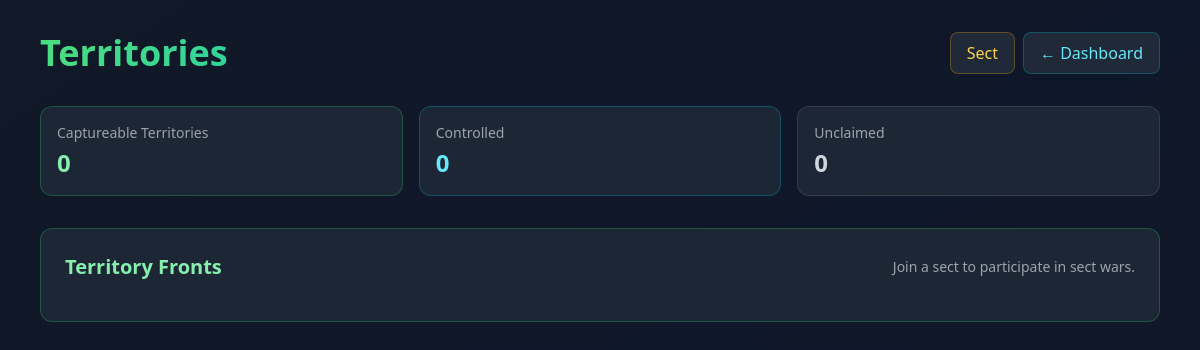
The app's page /pages/territories.php (signed in), older data.
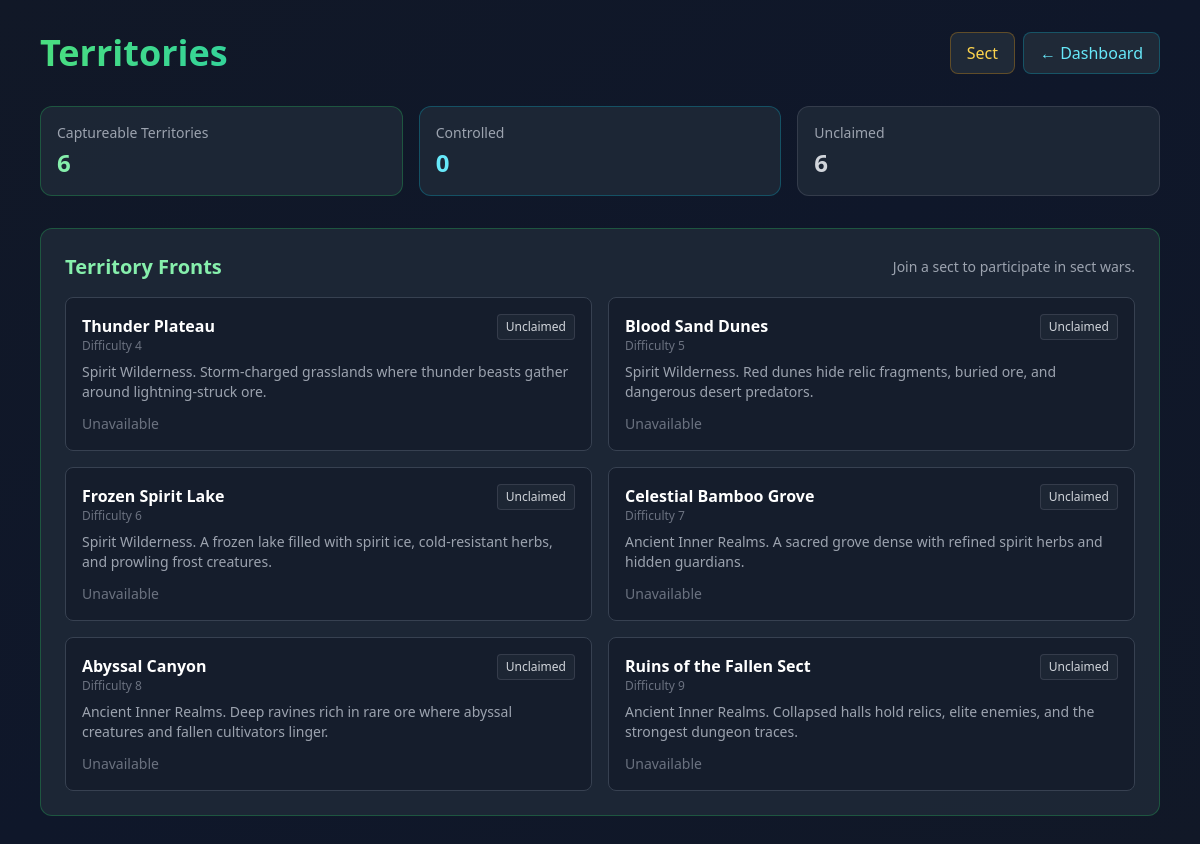
The same page, newer data.
### tables this page shows
CREATE TABLE IF NOT EXISTS sect_territories (
    id INT UNSIGNED AUTO_INCREMENT PRIMARY KEY,
    region_id INT UNSIGNED NOT NULL,
    owner_sect_id INT UNSIGNED NULL DEFAULT NULL,
    captured_at DATETIME NULL DEFAULT NULL,
    created_at DATETIME NOT NULL DEFAULT CURRENT_TIMESTAMP,
    UNIQUE KEY uk_region (region_id),
    INDEX idx_owner (owner_sect_id),
    FOREIGN KEY (region_id) REFERENCES world_regions(id) ON DELETE CASCADE,
    FOREIGN KEY (owner_sect_id) REFERENCES sects(id) ON DELETE SET NULL
);

CREATE TABLE IF NOT EXISTS world_regions (
    id INT UNSIGNED AUTO_INCREMENT PRIMARY KEY,
    name VARCHAR(100) NOT NULL,
    difficulty INT UNSIGNED NOT NULL DEFAULT 1,
    description TEXT,
    min_realm_id INT UNSIGNED NOT NULL DEFAULT 1,
    resource_type VARCHAR(100) NOT NULL DEFAULT 'Mixed Resources',
    exploration_encounters TEXT,
    hidden_dungeon_chance DECIMAL(5,2) NOT NULL DEFAULT 1.00,
    can_be_captured TINYINT(1) NOT NULL DEFAULT 0,
    INDEX idx_min_realm (min_realm_id),
    INDEX idx_difficulty (difficulty),
    INDEX idx_captureable (can_be_captured)
);

### services/SectWarService.php (called while the page is built, shortened)
<?php
require_once __DIR__ . '/SectService.php';
class SectWarService
{
    public function getTerritoriesOverview(?int $userId = null): array
    {
        $mySectId = $this->getUserSectId($userId);
        try {
            $db = Database::getConnection();
            $stmt = $db->query("
                SELECT t.id, t.region_id, t.owner_sect_id, t.captured_at,
                       r.name AS region_name, r.description, r.difficulty, r.min_realm_id, r.can_be_captured,
                       owner.name AS owner_sect_name,
                       w.id AS active_war_id, w.attacker_sect_id, w.defender_sect_id, w.start_time, w.end_time,
                       w.crystal_max_hp, w.crystal_current_hp,
                       attacker.name AS attacker_sect_name,
                       defender.name AS defender_sect_name
                FROM sect_territories t
                JOIN world_regions r ON r.id = t.region_id
                LEFT JOIN sects owner ON owner.id = t.owner_sect_id
                LEFT JOIN sect_wars w ON w.territory_id = t.id AND w.status = 'active'
                LEFT JOIN sects attacker ON attacker.id = w.attacker_sect_id
                LEFT JOIN sects defender ON defender.id = w.defender_sect_id
                WHERE COALESCE(r.can_be_captured, 0) = 1
                ORDER BY r.difficulty ASC, r.id ASC
            ");
            $rows = $stmt->fetchAll(PDO::FETCH_ASSOC) ?: [];
            foreach ($rows as &$row) {
                $row['is_owned_by_my_sect'] = $mySectId !== null && (int)($row['owner_sect_id'] ?? 0) === $mySectId;
                $row['my_sect_can_challenge'] = $mySectId !== null
                    && (int)($row['active_war_id'] ?? 0) === 0
                    && (int)($row['owner_sect_id'] ?? 0) !== $mySectId;
            }
            return $rows;
        } catch (PDOException $e) {
            error_log("SectWarService::getTerritoriesOverview " . $e->getMessage());
            return [];
        }
    }
    public function getActiveWarForUser(int $userId): ?array
    {
        $this->finalizeCompletedWars();
        $sectId = $this->getUserSectId($userId);
        if ($sectId === null) {
            return null;
        }
    }
    private function finalizeCompletedWars(): void
    {
        try {
            $db = Database::getConnection();
            $now = date('Y-m-d H:i:s');
            $stmt = $db->prepare("
                SELECT id
                FROM sect_wars
                WHERE status = 'active' AND (crystal_current_hp <= 0 OR end_time <= ?)
            ");
            $stmt->execute([$now]);
            $warIds = $stmt->fetchAll(PDO::FETCH_COLUMN) ?: [];
        } catch (PDOException $e) {
            if (isset($db) && $db->inTransaction()) {
                $db->rollBack();
            }
            error_log("SectWarService::finalizeCompletedWars " . $e->getMessage());
        }
    }
    private function getUserSectId(?int $userId): ?int
    {
        $sect = (new SectService())->getSectByUserId($userId);
        return $sect ? (int)$sect['id'] : null;
    }
    private function calculatePercent(int $current, int $max): int
    {
        if ($max <= 0) {
            return 0;
        }
        return min(100, (int)round(($current / $max) * 100));
    }
}

### services/SectService.php (called while the page is built, shortened)
<?php
class SectService
{
    public function getSectByUserId(int $userId): ?array
    {
        try {
            $db = Database::getConnection();
            $stmt = $db->prepare("
                SELECT s.id, s.name, s.leader_user_id, s.tier, s.sect_exp, s.created_at,
                       m.rank
                FROM sect_members m
                JOIN sects s ON s.id = m.sect_id
                WHERE m.user_id = ?
                LIMIT 1
            ");
            $stmt->execute([$userId]);
            $row = $stmt->fetch(PDO::FETCH_ASSOC);
            if (!$row) {
                return null;
            }
            $tier = (string)$row['tier'];
            $rank = (string)($row['rank'] ?? 'outer_disciple');
            $row['role'] = $rank;
            $row['tier_bonuses'] = self::TIER_BONUSES[$tier] ?? self::TIER_BONUSES['third'];
            $row['rank_bonuses'] = self::RANK_BONUSES[$rank] ?? self::RANK_BONUSES['outer_disciple'];
            $baseBonuses = (new SectBaseService())->getPassiveBonusesForSect((int)$row['id']);
            $row['base_bonuses'] = $baseBonuses;
            $row['bonuses'] = $this->mergeBonuses($this->mergeBonuses($row['tier_bonuses'], $row['rank_bonuses']), $baseBonuses);
            $row['member_count'] = $this->getMemberCount($db, (int)$row['id']);
            return $row;
        } catch (PDOException $e) {
            error_log("SectService::getSectByUserId " . $e->getMessage());
            return null;
        }
    }
}

### pages/territories.php (the view, shortened to what the changed rows need)
<?php
require_once dirname(__DIR__) . '/core/SessionHelper.php';
require_once dirname(__DIR__) . '/services/SectService.php';
require_once dirname(__DIR__) . '/services/SectWarService.php';
$userId = SessionHelper::requireLoggedIn();
$sectService = new SectService();
$warService = new SectWarService();
$mySect = $sectService->getSectByUserId($userId);
$territories = $warService->getTerritoriesOverview($userId);
$activeWar = $warService->getActiveWarForUser($userId);
$canDeclareWar = $mySect && in_array((string)($mySect['rank'] ?? $mySect['role'] ?? ''), ['leader', 'elder'], true);
$totalTerritories = count($territories);
$controlledTerritories = (int)count(array_filter($territories, static fn(array $t): bool => !empty($t['owner_sect_id'])));
$neutralTerritories = $totalTerritories - $controlledTerritories;
?>
<!DOCTYPE html>
<html lang="en">
<head>
    <script src="https://cdn.tailwindcss.com"></script>
</head>
<body class="bg-gradient-to-br from-gray-900 via-slate-900 to-gray-900 min-h-screen">
    <div class="container mx-auto px-4 py-8 max-w-6xl">
        <div class="flex justify-between items-center mb-8">
            <h1 class="text-4xl font-bold bg-gradient-to-r from-green-400 to-emerald-400 bg-clip-text text-transparent">Territories</h1>
        </div>
        <div class="grid grid-cols-1 md:grid-cols-3 gap-4 mb-8">
            <div class="bg-gray-800/90 border border-green-500/30 rounded-xl p-4">
                <div class="text-sm text-gray-400 mb-1">Captureable Territories</div>
                <div class="text-2xl font-bold text-green-300"><?php echo $totalTerritories; ?></div>
            </div>
            <div class="bg-gray-800/90 border border-gray-500/30 rounded-xl p-4">
                <div class="text-sm text-gray-400 mb-1">Unclaimed</div>
                <div class="text-2xl font-bold text-gray-300"><?php echo $neutralTerritories; ?></div>
            </div>
        </div>
        <div class="bg-gray-800/90 border border-green-500/30 rounded-xl p-6">
            <div class="flex flex-wrap justify-between items-center gap-4 mb-4">
                <h2 class="text-xl font-semibold text-green-300">Territory Fronts</h2>
            </div>
            <div class="grid grid-cols-1 md:grid-cols-2 xl:grid-cols-3 gap-4">
                <?php foreach ($territories as $territory): ?>
                    <div class="bg-gray-900/60 border <?php echo !empty($territory['active_war_id']) ? 'border-red-500/40' : 'border-gray-700'; ?> rounded-lg p-4">
                        <div class="flex items-start justify-between gap-3 mb-2">
                            <div>
                                <h3 class="font-semibold text-white"><?php echo htmlspecialchars($territory['region_name'], ENT_QUOTES, 'UTF-8'); ?></h3>
                                <p class="text-xs text-gray-500">Difficulty <?php echo (int)$territory['difficulty']; ?></p>
                            </div>
                            <?php if (!empty($territory['owner_sect_name'])): ?>
                                <span class="px-2 py-1 rounded bg-emerald-500/10 border border-emerald-500/30 text-emerald-300 text-xs"><?php echo htmlspecialchars($territory['owner_sect_name'], ENT_QUOTES, 'UTF-8'); ?></span>
                            <?php else: ?>
                                <span class="px-2 py-1 rounded bg-gray-500/10 border border-gray-500/30 text-gray-300 text-xs">Unclaimed</span>
                            <?php endif; ?>
                        </div>
                        <p class="text-sm text-gray-400 mb-3"><?php echo htmlspecialchars($territory['description'] ?? '', ENT_QUOTES, 'UTF-8'); ?></p>
                        <?php if ($canDeclareWar && !empty($territory['my_sect_can_challenge']) && !$activeWar): ?>
                            <form method="POST">
                                <input type="hidden" name="action" value="declare_war">
                                <input type="hidden" name="territory_id" value="<?php echo (int)$territory['id']; ?>">
                                <button type="submit" class="w-full px-4 py-2 bg-emerald-600 hover:bg-emerald-500 text-white text-sm font-semibold rounded-lg">
                                    Declare War
                                </button>
                            </form>
                        <?php elseif (!empty($territory['is_owned_by_my_sect'])): ?>
                            <div class="text-sm text-emerald-300">Controlled by your sect</div>
                        <?php elseif ($activeWar): ?>
                            <div class="text-sm text-gray-500">Your sect is already fighting another war.</div>
                        <?php else: ?>
                            <div class="text-sm text-gray-500">Unavailable</div>
                        <?php endif; ?>
                    </div>
                <?php endforeach; ?>
            </div>
        </div>
    </div>
</body>
</html>

Row changes from the older to the newer data that the page shows:
added sect_territories: region.name "Thunder Plateau", region.difficulty "4", region.description "Spirit Wilderness. Storm-charged grasslands where thunder beasts gather around lightning-struck ore."
added sect_territories: region.name "Blood Sand Dunes", region.difficulty "5", region.description "Spirit Wilderness. Red dunes hide relic fragments, buried ore, and dangerous desert predators."
added sect_territories: region.name "Frozen Spirit Lake", region.difficulty "6", region.description "Spirit Wilderness. A frozen lake filled with spirit ice, cold-resistant herbs, and prowling frost creatures."
added sect_territories: region.name "Celestial Bamboo Grove", region.difficulty "7", region.description "Ancient Inner Realms. A sacred grove dense with refined spirit herbs and hidden guardians."
added sect_territories: region.name "Abyssal Canyon", region.difficulty "8", region.description "Ancient Inner Realms. Deep ravines rich in rare ore where abyssal creatures and fallen cultivators linger."
added sect_territories: region.name "Ruins of the Fallen Sect", region.difficulty "9", region.description "Ancient Inner Realms. Collapsed halls hold relics, elite enemies, and the strongest dungeon traces."
Text that changed along with them:
$totalTerritories: "0" → "6"
$neutralTerritories: "0" → "6"
